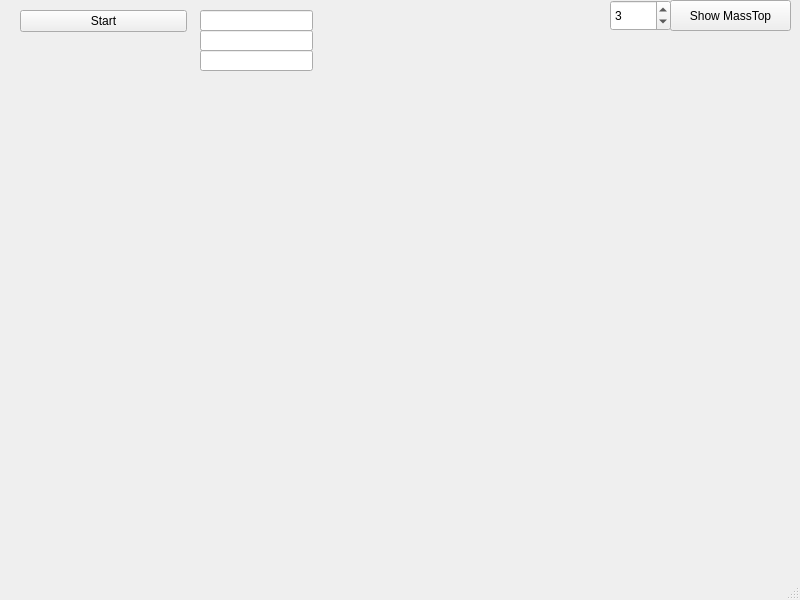
<?xml version="1.0" encoding="UTF-8"?>
<ui version="4.0">
 <class>MainWindow</class>
 <widget class="QMainWindow" name="MainWindow">
  <property name="windowModality">
   <enum>Qt::NonModal</enum>
  </property>
  <property name="geometry">
   <rect>
    <x>0</x>
    <y>0</y>
    <width>800</width>
    <height>600</height>
   </rect>
  </property>
  <property name="windowTitle">
   <string>MainWindow</string>
  </property>
  <widget class="QWidget" name="centralwidget">
   <widget class="QPushButton" name="pushButtonStart">
    <property name="geometry">
     <rect>
      <x>20</x>
      <y>10</y>
      <width>167</width>
      <height>22</height>
     </rect>
    </property>
    <property name="text">
     <string>Start</string>
    </property>
   </widget>
   <widget class="QLineEdit" name="lineEdit">
    <property name="geometry">
     <rect>
      <x>200</x>
      <y>10</y>
      <width>113</width>
      <height>21</height>
     </rect>
    </property>
   </widget>
   <widget class="QLineEdit" name="lineEdit_2">
    <property name="geometry">
     <rect>
      <x>200</x>
      <y>30</y>
      <width>113</width>
      <height>21</height>
     </rect>
    </property>
   </widget>
   <widget class="QLineEdit" name="lineEdit_3">
    <property name="geometry">
     <rect>
      <x>200</x>
      <y>50</y>
      <width>113</width>
      <height>21</height>
     </rect>
    </property>
   </widget>
   <widget class="QPushButton" name="massTopButton">
    <property name="geometry">
     <rect>
      <x>670</x>
      <y>0</y>
      <width>121</width>
      <height>31</height>
     </rect>
    </property>
    <property name="text">
     <string>Show MassTop</string>
    </property>
   </widget>
   <widget class="QSpinBox" name="spinBox">
    <property name="geometry">
     <rect>
      <x>610</x>
      <y>0</y>
      <width>61</width>
      <height>31</height>
     </rect>
    </property>
    <property name="minimum">
     <number>1</number>
    </property>
    <property name="maximum">
     <number>100</number>
    </property>
    <property name="value">
     <number>3</number>
    </property>
   </widget>
  </widget>
  <widget class="QMenuBar" name="menubar">
   <property name="geometry">
    <rect>
     <x>0</x>
     <y>0</y>
     <width>800</width>
     <height>29</height>
    </rect>
   </property>
  </widget>
  <widget class="QStatusBar" name="statusbar"/>
  <action name="actionNEW">
   <property name="text">
    <string>NEW</string>
   </property>
   <property name="toolTip">
    <string>&lt;html&gt;&lt;head/&gt;&lt;body&gt;&lt;p&gt;new text&lt;/p&gt;&lt;/body&gt;&lt;/html&gt;</string>
   </property>
  </action>
 </widget>
 <resources/>
 <connections/>
</ui>
